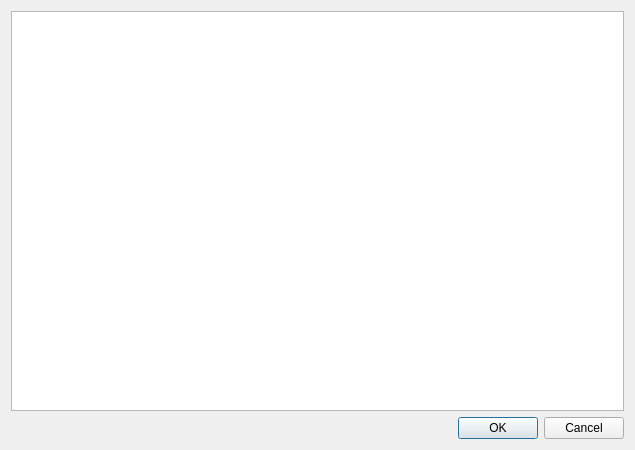
<?xml version="1.0" encoding="UTF-8"?>
<ui version="4.0">
 <class>ImportCSVDialog</class>
 <widget class="QDialog" name="ImportCSVDialog">
  <property name="geometry">
   <rect>
    <x>0</x>
    <y>0</y>
    <width>635</width>
    <height>450</height>
   </rect>
  </property>
  <property name="windowTitle">
   <string>Dialog</string>
  </property>
  <layout class="QVBoxLayout" name="verticalLayout">
   <item>
    <widget class="QTreeView" name="treeView"/>
   </item>
   <item>
    <widget class="QDialogButtonBox" name="buttonBox">
     <property name="orientation">
      <enum>Qt::Orientation::Horizontal</enum>
     </property>
     <property name="standardButtons">
      <set>QDialogButtonBox::StandardButton::Cancel|QDialogButtonBox::StandardButton::Ok</set>
     </property>
    </widget>
   </item>
  </layout>
 </widget>
 <resources/>
 <connections>
  <connection>
   <sender>buttonBox</sender>
   <signal>rejected()</signal>
   <receiver>ImportCSVDialog</receiver>
   <slot>reject()</slot>
   <hints>
    <hint type="sourcelabel">
     <x>328</x>
     <y>437</y>
    </hint>
    <hint type="destinationlabel">
     <x>286</x>
     <y>274</y>
    </hint>
   </hints>
  </connection>
 </connections>
</ui>
